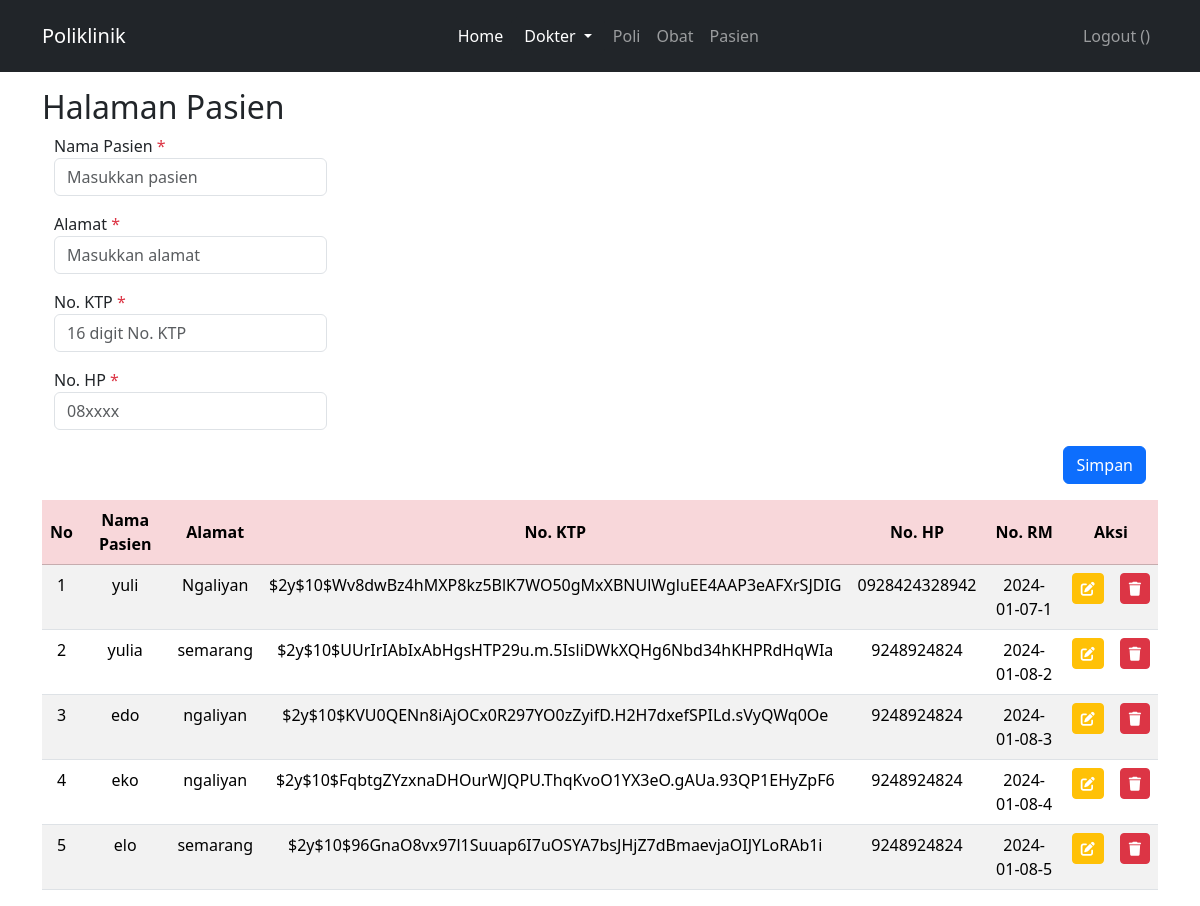
The page /index.php?page=pasien (signed in) on the database its author committed.
### tables this page shows
CREATE TABLE `pasien` (
  `id` int(10) UNSIGNED NOT NULL,
  `nama` varchar(255) NOT NULL,
  `alamat` varchar(255) NOT NULL,
  `no_ktp` varchar(255) NOT NULL,
  `no_hp` varchar(50) NOT NULL,
  `no_rm` varchar(25) NOT NULL
);

### pasien.php (the view, shortened to what this page needs)
<main id="pasien-page">
    <div class="container" style="margin-top: 5.5rem;">
        <div class="row">
            <h2 class="ps-0">Halaman Pasien</h2>
            <div class="container">
                <form action="" method="POST" onsubmit="return(validate());">
                    <?php
                    $nama = '';
                    $alamat = '';
                    $no_ktp = '';
                    $no_hp = '';
                    ?>
                    <div class="mb-3 w-25">
                        <label for="nama">Nama Pasien <span class="text-danger">*</span></label>
                        <input type="text" name="nama" class="form-control" required placeholder="Masukkan pasien" value="<?php echo $nama ?>">
                    </div>
                    <div class="mb-3 w-25">
                        <label for="alamat">Alamat <span class="text-danger">*</span></label>
                        <input type="text" name="alamat" class="form-control" required placeholder="Masukkan alamat" value="<?php echo $alamat ?>">
                    </div>
                    <div class="mb-3 w-25">
                        <label for="no_ktp">No. KTP <span class="text-danger">*</span></label>
                        <input type="number" name="no_ktp" class="form-control" required placeholder="16 digit No. KTP" value="<?php echo $no_ktp ?>">
                    </div>
                    <div class="mb-3 w-25">
                        <label for="no_hp">No. HP <span class="text-danger">*</span></label>
                        <input type="number" name="no_hp" class="form-control" required placeholder="08xxxx" value="<?php echo $no_hp ?>">
                    </div>
                    <div class="d-flex justify-content-end mt-2">
                        <button type="submit" name="simpanData" class="btn btn-primary">Simpan</button>
                    </div>
                </form>
            </div>
            <div class="table-responsive mt-3 px-0">
                <table class="table table-striped text-center">
                    <thead class="table-danger">
                        <tr>
                            <th valign="middle">No</th>
                            <th valign="middle">Nama Pasien</th>
                            <th valign="middle">Alamat</th>
                            <th valign="middle">No. KTP</th>
                            <th valign="middle">No. HP</th>
                            <th valign="middle">No. RM</th>
                            <th valign="middle" style="width: 0.5%;" colspan="2">Aksi</th>
                        </tr>
                    </thead>
                    <tbody>
                        <?php
                        $result = mysqli_query($mysqli, "SELECT * FROM pasien");
                        $no = 1;
                        while ($data = mysqli_fetch_array($result)) :
                        ?>
                            <tr>
                                <td><?php echo $no++ ?></td>
                                <td><?php echo $data['nama'] ?></td>
                                <td><?php echo $data['alamat'] ?></td>
                                <td><?php echo $data['no_ktp'] ?></td>
                                <td><?php echo $data['no_hp'] ?></td>
                                <td><?php echo $data['no_rm'] ?></td>
                                <td>
                                    <a class="btn btn-sm btn-warning text-white" href="index.php?page=pasien&id=<?php echo $data['id'] ?>">
                                        <i class="fa-solid fa-pen-to-square"></i>
                                    </a>
                                </td>
                                <td>
                                    <a href="index.php?page=pasien&id=<?php echo $data['id'] ?>&aksi=hapus" class="btn btn-sm btn-danger text-white">
                                        <i class="fa-solid fa-trash"></i>
                                    </a>
                                </td>
                            </tr>
                        <?php endwhile; ?>
                    </tbody>
                </table>
            </div>
        </div>
    </div>
</main>

### rows shown on the page
pasien: nama "yuli", alamat "Ngaliyan", no_ktp "$2y$10$Wv8dwBz4hMXP8kz5BlK7WO50gMxXBNUlWgluEE4AAP3eAFXrSJDIG", no_hp "0928424328942", no_rm "2024-01-07-1"
pasien: nama "yulia", alamat "semarang", no_ktp "$2y$10$UUrIrIAbIxAbHgsHTP29u.m.5IsliDWkXQHg6Nbd34hKHPRdHqWIa", no_hp "9248924824", no_rm "2024-01-08-2"
pasien: nama "edo", alamat "ngaliyan", no_ktp "$2y$10$KVU0QENn8iAjOCx0R297YO0zZyifD.H2H7dxefSPILd.sVyQWq0Oe", no_hp "9248924824", no_rm "2024-01-08-3"
pasien: nama "eko", alamat "ngaliyan", no_ktp "$2y$10$FqbtgZYzxnaDHOurWJQPU.ThqKvoO1YX3eO.gAUa.93QP1EHyZpF6", no_hp "9248924824", no_rm "2024-01-08-4"
pasien: nama "elo", alamat "semarang", no_ktp "$2y$10$96GnaO8vx97l1Suuap6I7uOSYA7bsJHjZ7dBmaevjaOIJYLoRAb1i", no_hp "9248924824", no_rm "2024-01-08-5"
